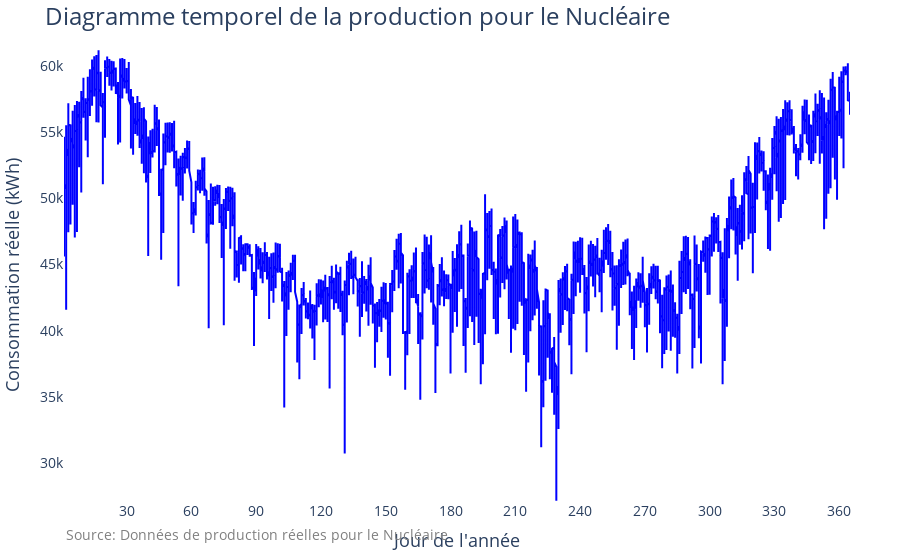

Notebook source saved alongside this figure:
### Code cell
# Créer une figure
fig = go.Figure()

# Ajouter une trace de diagramme temporel
fig.add_trace(go.Scatter(
    x=df['dayofyear'],  # Colonne contenant les données temporelles
    y=df['Nucléaire'],  # Colonne contenant les valeurs à tracer
    mode='lines',  # Type de trace (lignes)
    name='Données de production réelles pour le Nucléaire',  # Nom de la trace pour la légende
    line=dict(color='blue', width=2)  # Options de mise en forme de la ligne
))

# Définir les options de mise en forme de l'axe des x
fig.update_xaxes(
    title_text='Jour de l\'année',
    title_font=dict(size=18),
    tickfont=dict(size=14),
    range=[df['dayofyear'].min(), df['dayofyear'].max()],
    dtick=30  # Intervalle entre les étiquettes de l'axe des x (en jours)
)

# Définir les options de mise en forme de l'axe des y
fig.update_yaxes(
    title_text='Consommation réelle (kWh)',
    title_font=dict(size=18),
    tickfont=dict(size=14),
    range=[df['Nucléaire'].min()-10, df['Nucléaire'].max()+10]  # Marge autour de la plage de données
)

# Ajouter une annotation pour afficher la source des données
fig.add_annotation(
    text='Source: Données de production réelles pour le Nucléaire',
    x=0,
    y=-0.1,
    xref='paper',
    yref='paper',
    showarrow=False,
    font=dict(size=14, color='gray')
)

# Définir les options de mise en forme de la légende
fig.update_layout(
    title='Diagramme temporel de la production pour le Nucléaire',
    title_font=dict(size=24),
    legend=dict(orientation='h', yanchor='bottom', y=1.02, xanchor='right', x=1),
    margin=dict(l=50, r=50, t=50, b=50),
    paper_bgcolor='white',
    plot_bgcolor='white'
)

# Afficher la figure
fig.show()

### Figure 1 — Plotly figure (JSON) as saved in the notebook; plotly's stock layout.template omitted (floating-point values rounded to 4 significant figures; data arrays with more than 128 entries replaced by an {"elided": "..."} marker saying what was removed)
{"data": [{"line": {"color": "blue", "width": 2}, "mode": "lines", "name": "Données de production réelles pour le Nucléaire", "type": "scatter", "x": {"elided": "17519 int values"}, "y": {"elided": "17519 int values"}}], "layout": {"annotations": [{"font": {"color": "gray", "size": 14}, "showarrow": false, "text": "Source: Données de production réelles pour le Nucléaire", "x": 0, "xref": "paper", "y": -0.1, "yref": "paper"}], "legend": {"orientation": "h", "x": 1, "xanchor": "right", "y": 1.02, "yanchor": "bottom"}, "margin": {"b": 50, "l": 50, "r": 50, "t": 50}, "paper_bgcolor": "white", "plot_bgcolor": "white", "title": {"font": {"size": 24}, "text": "Diagramme temporel de la production pour le Nucléaire"}, "xaxis": {"dtick": 30, "range": [1, 365], "tickfont": {"size": 14}, "title": {"font": {"size": 18}, "text": "Jour de l'année"}}, "yaxis": {"range": [27106, 61242], "tickfont": {"size": 14}, "title": {"font": {"size": 18}, "text": "Consommation réelle (kWh)"}}}}
